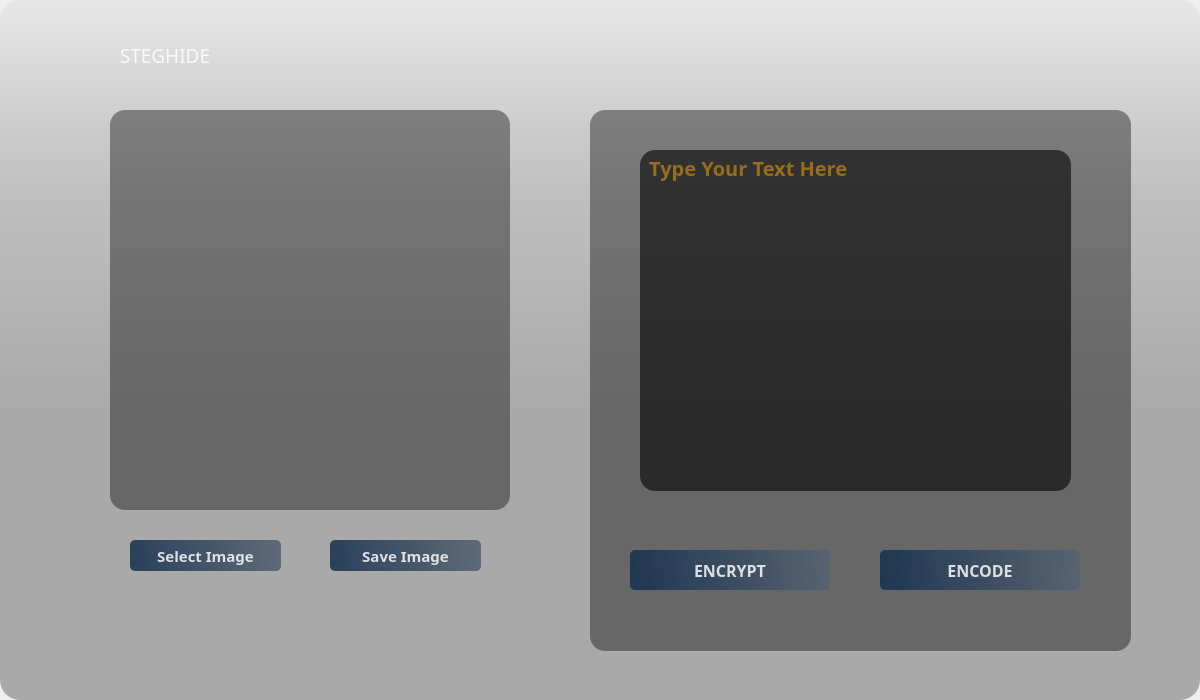
<?xml version="1.0" encoding="UTF-8"?>
<ui version="4.0">
 <class>Dialog</class>
 <widget class="QDialog" name="Dialog">
  <property name="geometry">
   <rect>
    <x>0</x>
    <y>0</y>
    <width>1200</width>
    <height>700</height>
   </rect>
  </property>
  <property name="windowTitle">
   <string>Dialog</string>
  </property>
  <widget class="QWidget" name="widget" native="true">
   <property name="geometry">
    <rect>
     <x>0</x>
     <y>0</y>
     <width>1200</width>
     <height>700</height>
    </rect>
   </property>
   <property name="cursor">
    <cursorShape>ArrowCursor</cursorShape>
   </property>
   <property name="styleSheet">
    <string notr="true"/>
   </property>
   <widget class="QLabel" name="label">
    <property name="geometry">
     <rect>
      <x>0</x>
      <y>0</y>
      <width>1200</width>
      <height>700</height>
     </rect>
    </property>
    <property name="styleSheet">
     <string notr="true">border-image: url(:/images/hacker.jpg);
border-radius:20px;</string>
    </property>
    <property name="text">
     <string/>
    </property>
   </widget>
   <widget class="QLabel" name="label_2">
    <property name="geometry">
     <rect>
      <x>0</x>
      <y>0</y>
      <width>1200</width>
      <height>700</height>
     </rect>
    </property>
    <property name="styleSheet">
     <string notr="true">background-color: qlineargradient(spread:pad, x1:0, y1:0, x2:0, y2:0.715909, stop:0 rgba(0, 0, 0, 9), stop:0.375 rgba(0, 0, 0, 50), stop:0.835227 rgba(0, 0, 0, 75));
border-radius:20px;</string>
    </property>
    <property name="text">
     <string/>
    </property>
    <property name="scaledContents">
     <bool>false</bool>
    </property>
    <property name="wordWrap">
     <bool>true</bool>
    </property>
   </widget>
   <widget class="QLabel" name="label_3">
    <property name="geometry">
     <rect>
      <x>590</x>
      <y>110</y>
      <width>541</width>
      <height>541</height>
     </rect>
    </property>
    <property name="styleSheet">
     <string notr="true">background-color:rgba(0,0,0,100);
border-radius:15px;</string>
    </property>
    <property name="text">
     <string/>
    </property>
   </widget>
   <widget class="QPushButton" name="encodeButton">
    <property name="geometry">
     <rect>
      <x>880</x>
      <y>550</y>
      <width>200</width>
      <height>40</height>
     </rect>
    </property>
    <property name="font">
     <font>
      <family>Rockwell Extra Bold</family>
      <pointsize>12</pointsize>
      <weight>75</weight>
      <bold>true</bold>
     </font>
    </property>
    <property name="styleSheet">
     <string notr="true">QPushButton{
	background-color: qlineargradient(spread:pad, x1:0, y1:0.505682, x2:1, y2:0.477, stop:0 rgba(20, 47, 78, 219), stop:1 rgba(85, 98, 112, 226));
   color:rgba(255, 255, 255, 210);
   border-radius:5px;
}
QPushButton:hover{
	background-color: qlineargradient(spread:pad, x1:0, y1:0.505682, x2:1, y2:0.477, stop:0 rgba(40, 67, 98, 219), stop:1 rgba(105, 118, 132, 226));
   }
QPushButton:pressed{
	padding-left:5px;
	padding-top:5px;
	background-color:rgba(105, 118, 132, 200);
}</string>
    </property>
    <property name="text">
     <string>ENCODE</string>
    </property>
   </widget>
   <widget class="QPlainTextEdit" name="messageTextEdit">
    <property name="geometry">
     <rect>
      <x>640</x>
      <y>150</y>
      <width>431</width>
      <height>341</height>
     </rect>
    </property>
    <property name="font">
     <font>
      <family>Bodoni MT Black</family>
      <pointsize>15</pointsize>
      <weight>75</weight>
      <bold>true</bold>
     </font>
    </property>
    <property name="styleSheet">
     <string notr="true">background-color:rgba(0,0,0,150);
color: rgb(255, 170, 0);
border-radius:15px;</string>
    </property>
    <property name="placeholderText">
     <string> Type Your Text Here</string>
    </property>
   </widget>
   <widget class="QPushButton" name="selectButton">
    <property name="geometry">
     <rect>
      <x>130</x>
      <y>540</y>
      <width>151</width>
      <height>31</height>
     </rect>
    </property>
    <property name="font">
     <font>
      <family>Rockwell Extra Bold</family>
      <pointsize>11</pointsize>
      <weight>75</weight>
      <bold>true</bold>
     </font>
    </property>
    <property name="styleSheet">
     <string notr="true">QPushButton{
	background-color: qlineargradient(spread:pad, x1:0, y1:0.505682, x2:1, y2:0.477, stop:0 rgba(20, 47, 78, 219), stop:1 rgba(85, 98, 112, 226));
   color:rgba(255, 255, 255, 210);
   border-radius:5px;
}
QPushButton:hover{
	background-color: qlineargradient(spread:pad, x1:0, y1:0.505682, x2:1, y2:0.477, stop:0 rgba(40, 67, 98, 219), stop:1 rgba(105, 118, 132, 226));
   }
QPushButton:pressed{
	padding-left:5px;
	padding-top:5px;
	background-color:rgba(105, 118, 132, 200);
}</string>
    </property>
    <property name="text">
     <string>Select Image</string>
    </property>
   </widget>
   <widget class="QPushButton" name="saveButton">
    <property name="geometry">
     <rect>
      <x>330</x>
      <y>540</y>
      <width>151</width>
      <height>31</height>
     </rect>
    </property>
    <property name="font">
     <font>
      <family>Rockwell Extra Bold</family>
      <pointsize>11</pointsize>
      <weight>75</weight>
      <bold>true</bold>
     </font>
    </property>
    <property name="styleSheet">
     <string notr="true">QPushButton{
	background-color: qlineargradient(spread:pad, x1:0, y1:0.505682, x2:1, y2:0.477, stop:0 rgba(20, 47, 78, 219), stop:1 rgba(85, 98, 112, 226));
   color:rgba(255, 255, 255, 210);
   border-radius:5px;
}
QPushButton:hover{
	background-color: qlineargradient(spread:pad, x1:0, y1:0.505682, x2:1, y2:0.477, stop:0 rgba(40, 67, 98, 219), stop:1 rgba(105, 118, 132, 226));
   }
QPushButton:pressed{
	padding-left:5px;
	padding-top:5px;
	background-color:rgba(105, 118, 132, 200);
}</string>
    </property>
    <property name="text">
     <string>Save Image</string>
    </property>
   </widget>
   <widget class="QPushButton" name="backButton">
    <property name="geometry">
     <rect>
      <x>20</x>
      <y>630</y>
      <width>70</width>
      <height>50</height>
     </rect>
    </property>
    <property name="font">
     <font>
      <pointsize>12</pointsize>
     </font>
    </property>
    <property name="styleSheet">
     <string notr="true">border-image: url(:/images/images.jpeg);
border-radius:20px</string>
    </property>
    <property name="text">
     <string/>
    </property>
   </widget>
   <widget class="QFrame" name="titleframe">
    <property name="geometry">
     <rect>
      <x>0</x>
      <y>0</y>
      <width>1200</width>
      <height>90</height>
     </rect>
    </property>
    <property name="styleSheet">
     <string notr="true">border-radius:20px;</string>
    </property>
    <property name="frameShape">
     <enum>QFrame::StyledPanel</enum>
    </property>
    <property name="frameShadow">
     <enum>QFrame::Raised</enum>
    </property>
    <widget class="QPushButton" name="minimizeButton">
     <property name="geometry">
      <rect>
       <x>1090</x>
       <y>10</y>
       <width>51</width>
       <height>41</height>
      </rect>
     </property>
     <property name="text">
      <string/>
     </property>
     <property name="icon">
      <iconset resource="source_img.qrc">
       <normaloff>:/images/chrome-minimize-svgrepo-com.svg</normaloff>:/images/chrome-minimize-svgrepo-com.svg</iconset>
     </property>
     <property name="iconSize">
      <size>
       <width>40</width>
       <height>40</height>
      </size>
     </property>
    </widget>
    <widget class="QLabel" name="label_6">
     <property name="geometry">
      <rect>
       <x>20</x>
       <y>20</y>
       <width>60</width>
       <height>60</height>
      </rect>
     </property>
     <property name="styleSheet">
      <string notr="true">image: url(:/images/logoimgae.png);</string>
     </property>
     <property name="text">
      <string/>
     </property>
    </widget>
    <widget class="QLabel" name="label_5">
     <property name="geometry">
      <rect>
       <x>90</x>
       <y>30</y>
       <width>150</width>
       <height>50</height>
      </rect>
     </property>
     <property name="font">
      <font>
       <family>Ravie</family>
       <pointsize>14</pointsize>
       <weight>50</weight>
       <bold>false</bold>
       <underline>false</underline>
      </font>
     </property>
     <property name="styleSheet">
      <string notr="true">color:rgba(255,255,255,210);</string>
     </property>
     <property name="text">
      <string>STEGHIDE</string>
     </property>
     <property name="alignment">
      <set>Qt::AlignCenter</set>
     </property>
    </widget>
    <widget class="QPushButton" name="closeButton">
     <property name="geometry">
      <rect>
       <x>1140</x>
       <y>10</y>
       <width>51</width>
       <height>41</height>
      </rect>
     </property>
     <property name="text">
      <string/>
     </property>
     <property name="icon">
      <iconset resource="source_img.qrc">
       <normaloff>:/images/—Pngtree—check mark and cross gradient_15118783.png</normaloff>:/images/—Pngtree—check mark and cross gradient_15118783.png</iconset>
     </property>
     <property name="iconSize">
      <size>
       <width>36</width>
       <height>36</height>
      </size>
     </property>
    </widget>
   </widget>
   <widget class="QLabel" name="encodeImageLabel">
    <property name="geometry">
     <rect>
      <x>110</x>
      <y>110</y>
      <width>400</width>
      <height>400</height>
     </rect>
    </property>
    <property name="styleSheet">
     <string notr="true">background-color:rgba(0,0,0,100);
border-radius:15px;</string>
    </property>
    <property name="text">
     <string/>
    </property>
   </widget>
   <widget class="QPushButton" name="encryptButton">
    <property name="geometry">
     <rect>
      <x>630</x>
      <y>550</y>
      <width>200</width>
      <height>40</height>
     </rect>
    </property>
    <property name="font">
     <font>
      <family>Rockwell Extra Bold</family>
      <pointsize>12</pointsize>
      <weight>75</weight>
      <bold>true</bold>
     </font>
    </property>
    <property name="styleSheet">
     <string notr="true">QPushButton{
	background-color: qlineargradient(spread:pad, x1:0, y1:0.505682, x2:1, y2:0.477, stop:0 rgba(20, 47, 78, 219), stop:1 rgba(85, 98, 112, 226));
   color:rgba(255, 255, 255, 210);
   border-radius:5px;
}
QPushButton:hover{
	background-color: qlineargradient(spread:pad, x1:0, y1:0.505682, x2:1, y2:0.477, stop:0 rgba(40, 67, 98, 219), stop:1 rgba(105, 118, 132, 226));
   }
QPushButton:pressed{
	padding-left:5px;
	padding-top:5px;
	background-color:rgba(105, 118, 132, 200);
}</string>
    </property>
    <property name="text">
     <string>ENCRYPT</string>
    </property>
   </widget>
  </widget>
 </widget>
 <resources>
  <include location="source_img.qrc"/>
 </resources>
 <connections>
  <connection>
   <sender>closeButton</sender>
   <signal>clicked()</signal>
   <receiver>Dialog</receiver>
   <slot>close()</slot>
   <hints>
    <hint type="sourcelabel">
     <x>996</x>
     <y>43</y>
    </hint>
    <hint type="destinationlabel">
     <x>599</x>
     <y>349</y>
    </hint>
   </hints>
  </connection>
  <connection>
   <sender>minimizeButton</sender>
   <signal>clicked()</signal>
   <receiver>Dialog</receiver>
   <slot>showMinimized()</slot>
   <hints>
    <hint type="sourcelabel">
     <x>1116</x>
     <y>43</y>
    </hint>
    <hint type="destinationlabel">
     <x>599</x>
     <y>349</y>
    </hint>
   </hints>
  </connection>
 </connections>
</ui>
